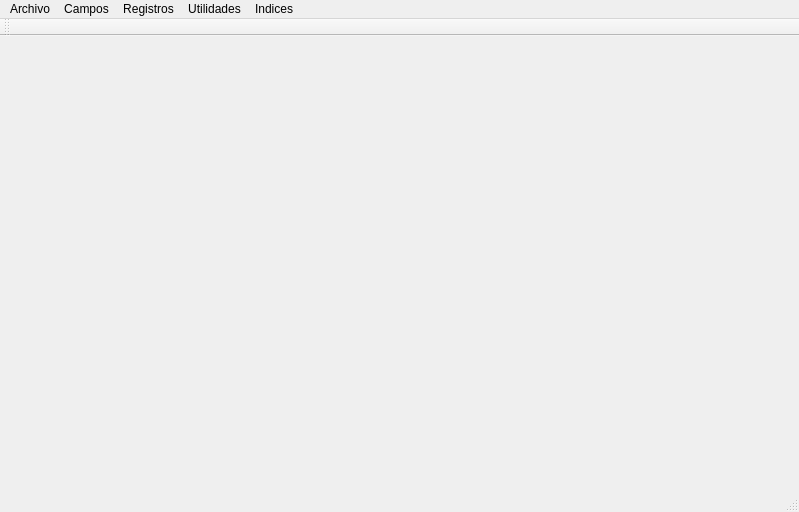
<?xml version="1.0" encoding="UTF-8"?>
<ui version="4.0">
 <class>MainWindow</class>
 <widget class="QMainWindow" name="MainWindow">
  <property name="geometry">
   <rect>
    <x>0</x>
    <y>0</y>
    <width>799</width>
    <height>512</height>
   </rect>
  </property>
  <property name="windowTitle">
   <string>MainWindow</string>
  </property>
  <widget class="QWidget" name="centralWidget"/>
  <widget class="QMenuBar" name="menuBar">
   <property name="geometry">
    <rect>
     <x>0</x>
     <y>0</y>
     <width>799</width>
     <height>20</height>
    </rect>
   </property>
   <widget class="QMenu" name="menuFile">
    <property name="title">
     <string>Archivo</string>
    </property>
    <addaction name="actionNuevo"/>
    <addaction name="separator"/>
    <addaction name="actionSalvar_2"/>
    <addaction name="actionImprimir"/>
    <addaction name="separator"/>
    <addaction name="actionCerrar"/>
    <addaction name="actionSalir"/>
   </widget>
   <widget class="QMenu" name="menuCampos">
    <property name="title">
     <string>Campos</string>
    </property>
    <addaction name="actionCrear"/>
    <addaction name="separator"/>
    <addaction name="actionModificar"/>
    <addaction name="separator"/>
    <addaction name="actionListar"/>
   </widget>
   <widget class="QMenu" name="menuRegistros">
    <property name="title">
     <string>Registros</string>
    </property>
    <addaction name="actionIndroducir"/>
    <addaction name="separator"/>
    <addaction name="actionBuscar"/>
    <addaction name="separator"/>
    <addaction name="actionBorrar"/>
    <addaction name="separator"/>
    <addaction name="actionListar_2"/>
   </widget>
   <widget class="QMenu" name="menuUtilidades">
    <property name="title">
     <string>Utilidades</string>
    </property>
    <addaction name="actionImportar_XML"/>
    <addaction name="actionExportar_XML"/>
    <addaction name="separator"/>
    <addaction name="actionImportar_Json_2"/>
    <addaction name="actionExportar_Json_2"/>
   </widget>
   <widget class="QMenu" name="menuIndices">
    <property name="title">
     <string>Indices</string>
    </property>
    <addaction name="actionCrear_Indices"/>
    <addaction name="actionCrear_Indices_Arbol_B"/>
    <addaction name="actionReindexar"/>
   </widget>
   <addaction name="menuFile"/>
   <addaction name="menuCampos"/>
   <addaction name="menuRegistros"/>
   <addaction name="menuUtilidades"/>
   <addaction name="menuIndices"/>
  </widget>
  <widget class="QToolBar" name="mainToolBar">
   <attribute name="toolBarArea">
    <enum>TopToolBarArea</enum>
   </attribute>
   <attribute name="toolBarBreak">
    <bool>false</bool>
   </attribute>
  </widget>
  <widget class="QStatusBar" name="statusBar"/>
  <action name="actionNuevo">
   <property name="text">
    <string>Nuevo</string>
   </property>
  </action>
  <action name="actionSalvar">
   <property name="text">
    <string>Salvar</string>
   </property>
  </action>
  <action name="actionSalvar_2">
   <property name="text">
    <string>Salvar</string>
   </property>
  </action>
  <action name="actionImprimir">
   <property name="text">
    <string>Imprimir</string>
   </property>
  </action>
  <action name="actionCerrar">
   <property name="text">
    <string>Cerrar</string>
   </property>
  </action>
  <action name="actionSalir">
   <property name="text">
    <string>Salir</string>
   </property>
  </action>
  <action name="actionCrear">
   <property name="text">
    <string>Crear</string>
   </property>
  </action>
  <action name="actionModificar">
   <property name="text">
    <string>Modificar</string>
   </property>
  </action>
  <action name="actionListar">
   <property name="text">
    <string>Listar</string>
   </property>
  </action>
  <action name="actionIndroducir">
   <property name="text">
    <string>Indroducir</string>
   </property>
  </action>
  <action name="actionBuscar">
   <property name="text">
    <string>Buscar</string>
   </property>
  </action>
  <action name="actionBorrar">
   <property name="text">
    <string>Borrar</string>
   </property>
  </action>
  <action name="actionListar_2">
   <property name="text">
    <string>Listar</string>
   </property>
  </action>
  <action name="actionImportar_XML">
   <property name="text">
    <string>Importar XML</string>
   </property>
  </action>
  <action name="actionExportar_XML">
   <property name="text">
    <string>Exportar XML</string>
   </property>
  </action>
  <action name="actionImportar_Json">
   <property name="text">
    <string>Importar Json</string>
   </property>
  </action>
  <action name="actionExportar_Json">
   <property name="text">
    <string>Exportar Json</string>
   </property>
  </action>
  <action name="actionImportar_Json_2">
   <property name="text">
    <string>Importar Json</string>
   </property>
  </action>
  <action name="actionExportar_Json_2">
   <property name="text">
    <string>Exportar Json</string>
   </property>
  </action>
  <action name="actionCrear_Indices">
   <property name="text">
    <string>Crear Indices Simples</string>
   </property>
  </action>
  <action name="actionCrear_Indices_Arbol_B">
   <property name="text">
    <string>Crear Indices Arbol B</string>
   </property>
  </action>
  <action name="actionReindexar">
   <property name="text">
    <string>Reindexar</string>
   </property>
  </action>
 </widget>
 <layoutdefault spacing="6" margin="11"/>
 <resources/>
 <connections/>
</ui>
